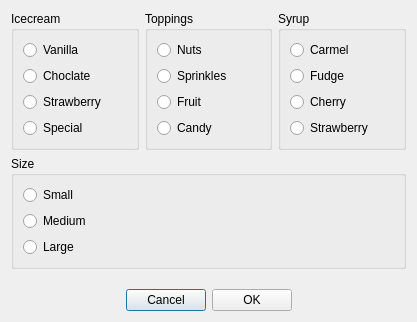
<?xml version="1.0" encoding="UTF-8"?>
<ui version="4.0">
 <class>Dialog</class>
 <widget class="QDialog" name="Dialog">
  <property name="geometry">
   <rect>
    <x>0</x>
    <y>0</y>
    <width>417</width>
    <height>322</height>
   </rect>
  </property>
  <property name="windowTitle">
   <string>Dialog</string>
  </property>
  <layout class="QVBoxLayout" name="verticalLayout_5">
   <item>
    <layout class="QHBoxLayout" name="horizontalLayout_2">
     <item>
      <widget class="QGroupBox" name="grpIceCream">
       <property name="title">
        <string>Icecream</string>
       </property>
       <layout class="QVBoxLayout" name="verticalLayout">
        <item>
         <widget class="QRadioButton" name="radioButton">
          <property name="text">
           <string>Vanilla</string>
          </property>
         </widget>
        </item>
        <item>
         <widget class="QRadioButton" name="radioButton_2">
          <property name="text">
           <string>Choclate</string>
          </property>
         </widget>
        </item>
        <item>
         <widget class="QRadioButton" name="radioButton_3">
          <property name="text">
           <string>Strawberry</string>
          </property>
         </widget>
        </item>
        <item>
         <widget class="QRadioButton" name="radioButton_4">
          <property name="text">
           <string>Special</string>
          </property>
         </widget>
        </item>
       </layout>
      </widget>
     </item>
     <item>
      <widget class="QGroupBox" name="grpToppings">
       <property name="title">
        <string>Toppings</string>
       </property>
       <layout class="QVBoxLayout" name="verticalLayout_2">
        <item>
         <widget class="QRadioButton" name="radioButton_5">
          <property name="text">
           <string>Nuts</string>
          </property>
         </widget>
        </item>
        <item>
         <widget class="QRadioButton" name="radioButton_6">
          <property name="text">
           <string>Sprinkles</string>
          </property>
         </widget>
        </item>
        <item>
         <widget class="QRadioButton" name="radioButton_7">
          <property name="text">
           <string>Fruit</string>
          </property>
         </widget>
        </item>
        <item>
         <widget class="QRadioButton" name="radioButton_8">
          <property name="text">
           <string>Candy</string>
          </property>
         </widget>
        </item>
       </layout>
      </widget>
     </item>
     <item>
      <widget class="QGroupBox" name="grpSyrup">
       <property name="title">
        <string>Syrup</string>
       </property>
       <layout class="QVBoxLayout" name="verticalLayout_3">
        <item>
         <widget class="QRadioButton" name="radioButton_9">
          <property name="text">
           <string>Carmel</string>
          </property>
         </widget>
        </item>
        <item>
         <widget class="QRadioButton" name="radioButton_10">
          <property name="text">
           <string>Fudge</string>
          </property>
         </widget>
        </item>
        <item>
         <widget class="QRadioButton" name="radioButton_11">
          <property name="text">
           <string>Cherry</string>
          </property>
         </widget>
        </item>
        <item>
         <widget class="QRadioButton" name="radioButton_12">
          <property name="text">
           <string>Strawberry</string>
          </property>
         </widget>
        </item>
       </layout>
      </widget>
     </item>
    </layout>
   </item>
   <item>
    <widget class="QGroupBox" name="grpSize">
     <property name="title">
      <string>Size</string>
     </property>
     <layout class="QVBoxLayout" name="verticalLayout_4">
      <item>
       <widget class="QRadioButton" name="radioButton_15">
        <property name="text">
         <string>Small</string>
        </property>
       </widget>
      </item>
      <item>
       <widget class="QRadioButton" name="radioButton_13">
        <property name="text">
         <string>Medium</string>
        </property>
       </widget>
      </item>
      <item>
       <widget class="QRadioButton" name="radioButton_14">
        <property name="text">
         <string>Large</string>
        </property>
       </widget>
      </item>
     </layout>
    </widget>
   </item>
   <item>
    <spacer name="verticalSpacer">
     <property name="orientation">
      <enum>Qt::Vertical</enum>
     </property>
     <property name="sizeHint" stdset="0">
      <size>
       <width>20</width>
       <height>40</height>
      </size>
     </property>
    </spacer>
   </item>
   <item>
    <layout class="QHBoxLayout" name="horizontalLayout">
     <item>
      <spacer name="horizontalSpacer">
       <property name="orientation">
        <enum>Qt::Horizontal</enum>
       </property>
       <property name="sizeHint" stdset="0">
        <size>
         <width>40</width>
         <height>20</height>
        </size>
       </property>
      </spacer>
     </item>
     <item>
      <widget class="QPushButton" name="btnCancel">
       <property name="text">
        <string>Cancel</string>
       </property>
      </widget>
     </item>
     <item>
      <widget class="QPushButton" name="btnOk">
       <property name="text">
        <string>OK</string>
       </property>
      </widget>
     </item>
     <item>
      <spacer name="horizontalSpacer_2">
       <property name="orientation">
        <enum>Qt::Horizontal</enum>
       </property>
       <property name="sizeHint" stdset="0">
        <size>
         <width>40</width>
         <height>20</height>
        </size>
       </property>
      </spacer>
     </item>
    </layout>
   </item>
  </layout>
 </widget>
 <resources/>
 <connections/>
</ui>
